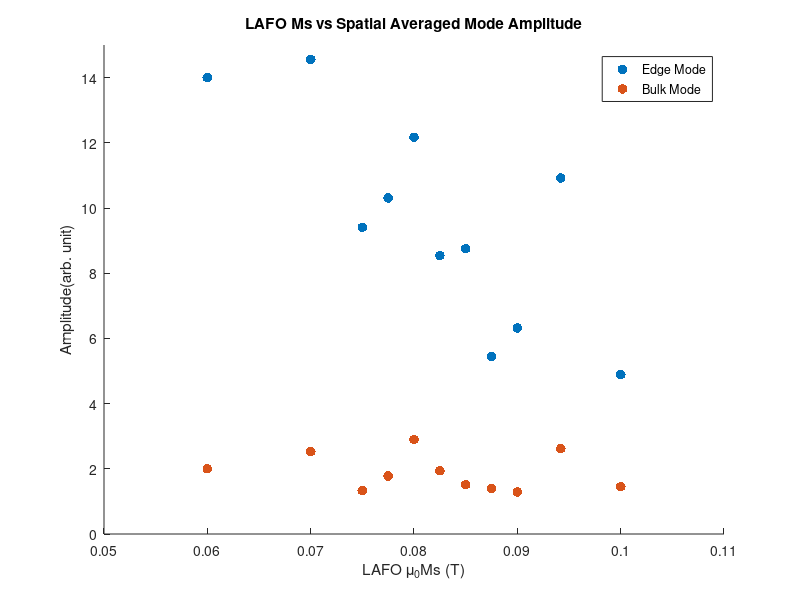

MATLAB code for this plot:

% Add error bars
%{
y_error = [0.5, 0.5, 0.5, 0.5, 0.5, 0.5];
y2_error = [1, 1, 1, 1, 1, 1];
errorbar(x, y, y_error, 'vertical', 'LineStyle', 'none', 'Color', 'g');
errorbar(x, y2, y2_error, 'vertical', 'LineStyle', 'none', 'Color', 'r');
%}

%Ms vs Ith for different thickness at same B
%{
x = [600,700,800,900,942, 1000,1100,1150,1300,1500,1700];
y = [NaN,NaN,NaN,NaN,77, 76,NaN,77,77,76,76];
y2 = [83,84,84,84,84,84,84,NaN,NaN,NaN,NaN];
validIndicesy = ~isnan(y);
validIndicesy2 = ~isnan(y2);
scatter(x(validIndicesy)/10000, y(validIndicesy)/50, 50, 'filled'); % 'filled' adds markers with fill
hold on;
scatter(x(validIndicesy2)/10000, y2(validIndicesy2)/50, 50, 'filled'); % 'filled' adds markers with fill
xlim([0.05,0.18]); % Customize the x-axis range
ylim([1.2,1.8]); % Customize the y-axis range
xlabel('LAFO \mu_0Ms (T)');
ylabel('Jth(1e12 A/m^2)');
title('B=0.08T, Ith vs Ms');
legend('LAFO10Py5Pt5', 'LAFO20Py5Pt5');
%}

%Ms vs EM/BM amp at same B using smooth lorentz
%{
x = [400,600,800,1000,1200,1400];
y = [7.49,6.82,7.24,6.27,5.5,4.38];
validIndicesy = ~isnan(y);
scatter(x(validIndicesy)/10000, y(validIndicesy), 50, 'filled'); % 'filled' adds markers with fill
% xlim([0.05,0.18]); % Customize the x-axis range
% ylim([1.2,1.8]); % Customize the y-axis range
xlabel('LAFO \mu_0Ms (T)');
ylabel('FFT Amplitude (arb. unit)');
title('B=0.08T, EM Amplitude vs Ms');
legend('Lorenztian fit');
%}

% Ms vs Ith for LAFO10 at 3 B
%{
x = [800, 942, 1000, 1150, 1300, 1500,1700,2300,2700]/10000;
y = [NaN, 77, 76, 77,77 , 76, 76, NaN,NaN]/50;
y2 = [NaN, 115, NaN, 117, 117, 118,118, 119, 120]/50;
y3 = [188, 187, NaN, 187, 188, 188, 189, 189, 190]/50;
validIndicesy = ~isnan(y);
validIndicesy2 = ~isnan(y2);
validIndicesy3 = ~isnan(y3);
scatter(x(validIndicesy), y(validIndicesy), 50, 'filled', 'Marker', 'o', 'MarkerEdgeColor', 'black', 'MarkerFaceColor', 'black'); % circle markers
hold on;
scatter(x(validIndicesy2), y2(validIndicesy2), 50, 'filled', 'Marker', '^', 'MarkerEdgeColor', 'black', 'MarkerFaceColor', 'black'); % triangle markers
scatter(x(validIndicesy3), y3(validIndicesy3), 50, 'filled', 'Marker', 'square', 'MarkerEdgeColor', 'black', 'MarkerFaceColor', 'black'); % cross markers

for i = 1:numel(x)-1
    plot(x(i:i+1), y(i:i+1), '-', 'Color', 'black','LineWidth', 1); % Dashed  lines
    plot(x(i:i+1), y2(i:i+1), '-', 'Color', 'black', 'LineWidth', 1);
    plot(x(i:i+1), y3(i:i+1), '-', 'Color', 'black', 'LineWidth', 1);
end
plot([942,1150]/10000, [115,117]/50, '-', 'Color', 'black', 'LineWidth', 1);
plot([942,1150]/10000, [187,187]/50, '-', 'Color', 'black', 'LineWidth', 1);
set(gca, 'FontSize', 20);
box on;
xlim([0.06,0.3]); % Customize the x-axis range
ylim([0.8,4]); % Customize the y-axis range
xlabel('LAFO \mu_0Ms (T)');
ylabel('Jth(\times 10^{12} A/m^2)');
% title('LAFO10Py5Pt5 Ms vs Ith');
legend('B=0.08T', 'B=0.6T', 'B=1.2T', 'Box', 'off');
%}

% alpha vs Ith for LAFO10 at 3 B
%{
x = [0.0001, 0.0005, 0.001, 0.005, 0.01];
y = [77,77,77,79,80];
y2 = [116,116,115,119,122];
y3 = [186,186,187,194,199];
validIndicesy = ~isnan(y);
validIndicesy2 = ~isnan(y2);
validIndicesy3 = ~isnan(y3);
scatter(log10(x(validIndicesy)), y(validIndicesy)/50, 50, 'filled', 'Marker', 'o', 'MarkerEdgeColor', 'black', 'MarkerFaceColor', 'black'); % 'filled' adds markers with fill
hold on;
scatter(log10(x(validIndicesy2)), y2(validIndicesy2)/50, 50, 'filled', 'Marker', '^', 'MarkerEdgeColor', 'black', 'MarkerFaceColor', 'black'); % 'filled' adds markers with fill
scatter(log10(x(validIndicesy3)), y3(validIndicesy3)/50, 50, 'filled', 'Marker', 'square', 'MarkerEdgeColor', 'black', 'MarkerFaceColor', 'black'); % 'filled' adds markers with fill

for i = 1:numel(x)-1
    plot(log10(x(i:i+1)), y(i:i+1)/50, '-', 'Color', 'black','LineWidth', 1); % lines
    plot(log10(x(i:i+1)), y2(i:i+1)/50, '-', 'Color', 'black', 'LineWidth', 1);
    plot(log10(x(i:i+1)), y3(i:i+1)/50, '-', 'Color', 'black', 'LineWidth', 1);
end
set(gca, 'FontSize', 20);
box on;
xlim([-4.5,-1.5]); % Customize the x-axis range
ylim([1,5]); % Customize the y-axis range
xlabel('LAFO alpha (Logarithm (base 10))');
ylabel('Jth(\times 10^{1 A/m^2)');
% title('LAFO10PyPt alpha vs Jth');
legend('B=0.08T', 'B=0.6T', 'B=1.2T','Box', 'off');
%}

% Ku vs Ith for LAFO10 at 3 B
%{
x = [-10000, -20000, -31700, -50000, -60000, -80000]/10000;
y = [82, 77, 77, 80,79 , 79]/50;
y2 = [125, 116,115, 118, 119, NaN]/50;
y3 = [195, 186,187,190, 191, 192]/50;
validIndicesy = ~isnan(y);
validIndicesy2 = ~isnan(y2);
validIndicesy3 = ~isnan(y3);
scatter(x(validIndicesy), y(validIndicesy), 50, 'filled', 'Marker', 'o', 'MarkerEdgeColor', 'black', 'MarkerFaceColor', 'black'); % circle markers
hold on;
scatter(x(validIndicesy2), y2(validIndicesy2), 50, 'filled', 'Marker', '^', 'MarkerEdgeColor', 'black', 'MarkerFaceColor', 'black'); % triangle markers
scatter(x(validIndicesy3), y3(validIndicesy3), 50, 'filled', 'Marker', 'square', 'MarkerEdgeColor', 'black', 'MarkerFaceColor', 'black'); % cross markers

for i = 1:numel(x)-1
    plot(x(i:i+1), y(i:i+1), '-', 'Color', 'black','LineWidth', 1); % Dashed  lines
    plot(x(i:i+1), y2(i:i+1), '-', 'Color', 'black', 'LineWidth', 1);
    plot(x(i:i+1), y3(i:i+1), '-', 'Color', 'black', 'LineWidth', 1);
end
set(gca, 'FontSize', 20);
box on;
xlim([-9,0]); % Customize the x-axis range
ylim([1,5]); % Customize the y-axis range
xlabel('LAFO K_{u1}(\times10^4 J/m^3)');
ylabel('J_{th}(\times10^{12} A/m^2)');
title('K_{u1} vs J_{th} LAFO10Py5Pt5');
legend('B=0.08T', 'B=0.6T', 'B=1.2T', 'Box', 'off');
%}

%Ms vs freq from fft
%{
x = [600, 700, 750, 775, 800, 825, 850, 875, 900, 942, 1000, 1200];
y = [6.32, 6.52, 6.64, 6.72, 6.75, 6.67, 6.79, 6.82, 6.80, 6.83, 6.84, 6.80];
y2 = [7.25, 7.31, 7.30, 7.35, 7.37, 7.37, 7.43, 7.47, 7.42, 7.52, 7.61, 7.52];
validIndicesy = ~isnan(y);
validIndicesy2 = ~isnan(y2);
scatter(x(validIndicesy)/10000, y(validIndicesy), 50, 'filled'); % 'filled' adds markers with fill
hold on;
scatter(x(validIndicesy2)/10000, y2(validIndicesy2), 50, 'filled'); % 'filled' adds markers with fill
xlim([0.05,0.13]); % Customize the x-axis range
ylim([6, 8]); % Customize the y-axis range
xlabel('LAFO \mu_0Ms (T)');
ylabel('GHz');
title('LAFO Ms vs Mode Frequencies');
legend('Edge Mode', 'Bulk Mode');
%}

%Ms vs freq from fft Second time better 
%{
x = [400, 600, 800, 1000, 1200, 1400];
y = [6.34, 6.57, 6.61, 6.78, 6.84, 6.89];
y2 = [7.24, 7.28, 7.25, 7.45, 7.58, 7.46];
validIndicesy = ~isnan(y);
validIndicesy2 = ~isnan(y2);
scatter(x(validIndicesy)/10000, y(validIndicesy), 50, 'filled'); % 'filled' adds markers with fill
hold on;
scatter(x(validIndicesy2)/10000, y2(validIndicesy2), 50, 'filled'); % 'filled' adds markers with fill
% xlim([0.05,0.13]); % Customize the x-axis range
% ylim([6, 8]); % Customize the y-axis range
xlabel('LAFO \mu_0Ms (T)');
ylabel('Freqency (GHz)');
title('Mode Frequencies vs LAFO Ms');
legend('Edge Mode', 'Bulk Mode');
%}

%Ms vs EM freq from Lorentzian and fft compare
%{
x = [600, 700, 750, 775, 800, 825, 850, 875, 900, 942, 1000, 1200];
y = [6.5871, 6.5983, 6.642, 6.6557, 6.6169, 6.6661, 6.6711, 6.7232, 6.6548, 6.7518, 6.738, 6.8109];
y2 = [6.32, 6.52, 6.64, 6.72, 6.75, 6.67, 6.79, 6.82, 6.80, 6.83, 6.84, 6.80];
validIndicesy = ~isnan(y);
validIndicesy2 = ~isnan(y2);
scatter(x(validIndicesy2)/10000, y, 50, 'filled'); % 'filled' adds markers with fill
hold on;
scatter(x(validIndicesy2)/10000, y2(validIndicesy), 50, 'filled'); % 'filled' adds markers with fill
xlim([0.05,0.13]); % Customize the x-axis range
ylim([6, 7]); % Customize the y-axis range
xlabel('LAFO \mu_0Ms (T)');
ylabel('GHz');
title('EM freq vs Ms, result comparision between FFT & Lorentzian');
legend('EM freq from Lorentzian', 'EM freq from FFT');
%}

%Ms vs Spatial ave amp

x = [600, 700, 750, 775, 800, 825, 850, 875, 900, 942, 1000, 1200];
y = [14,14.56,9.41,10.31,12.17,8.54,8.75,5.45, 6.32, 10.92, 4.89,7.64];
y2 = [2,2.53,1.33,1.78,2.90,1.94,1.51,1.39,1.29,2.62, 1.45,1.19];
validIndicesy = ~isnan(y);
validIndicesy2 = ~isnan(y2);
scatter(x(validIndicesy)/10000, y(validIndicesy), 50, 'filled'); % 'filled' adds markers with fill
hold on;
scatter(x(validIndicesy2)/10000, y2(validIndicesy2), 50, 'filled'); % 'filled' adds markers with fill
xlim([0.05,0.11]); % Customize the x-axis range
ylim([0,15]); % Customize the y-axis range
xlabel('LAFO \mu_0Ms (T)');
ylabel('Amplitude(arb. unit)');
title('LAFO Ms vs Spatial Averaged Mode Amplitude');
legend('Edge Mode', 'Bulk Mode');
%{%}

%Ms vs EM amp  Lorentz & FFT compare
%{
x = [600, 700, 750, 775, 800, 825, 850, 875, 900, 942, 1000, 1200];
y = [13.54, 8.8616, 7.1433, 8.9179, 6.5163, 6.963, 8.241, 3.9503, 7.7721, 7.6154, 5.314, 7.0967];
y2 = [14,14.56,9.41,10.31,12.17,8.54,8.75,5.45, 6.32,10.92,4.89,7.64];
validIndicesy = ~isnan(y);
validIndicesy2 = ~isnan(y2);
scatter(x(validIndicesy)/10000, y, 50, 'filled'); % 'filled' adds markers with fill
hold on;
scatter(x(validIndicesy2)/10000, y2(validIndicesy2), 50, 'filled'); % 'filled' adds markers with fill
xlim([0.05,0.13]); % Customize the x-axis range
ylim([0,15]); % Customize the y-axis range
xlabel('LAFO \mu_0Ms (T)');
ylabel('Amplitude(arb. unit)');
title('EM Amp vs Ms, result comparision between FFT & Lorentzian');
legend('EM Amp from Lorentzian', 'EM Amp from FFT');
%}

% LAFO thickness vs Ith for LAFO10 at 3 B
%{
x = [40,35,30,25,20,15,10,5,0];
y = [89.4,90,89.2,85.8,83,80.5,77,73.5,68];
y2 = [122.2,NaN,123,122,120.7,120,117,112,107];
y3 = [200, NaN, 192.8, NaN, 190, NaN, 187, NaN, NaN];
validIndicesy = ~isnan(y);
validIndicesy2 = ~isnan(y2);
validIndicesy3 = ~isnan(y3);
scatter(x(validIndicesy), y(validIndicesy)/50, 50, 'filled', 'Marker', 'o', 'MarkerEdgeColor', 'black', 'MarkerFaceColor', 'black'); % circle markers
hold on;
scatter(x(validIndicesy2), y2(validIndicesy2)/50, 50, 'filled', 'Marker', '^', 'MarkerEdgeColor', 'black', 'MarkerFaceColor', 'black'); % triangle markers
scatter(x(validIndicesy3), y3(validIndicesy3)/50, 50, 'filled', 'Marker', 'square', 'MarkerEdgeColor', 'black', 'MarkerFaceColor', 'black'); % cross markers

for i = 1:numel(x)-1
    plot(x(i:i+1), y(i:i+1)/50, '-', 'Color', 'black','LineWidth', 1); % Lines connecting each data point
    plot(x(i:i+1), y2(i:i+1)/50, '-', 'Color', 'black', 'LineWidth', 1);
end
plot([30,40], [122.6,123]/50, '-', 'Color', 'black', 'LineWidth', 1); % Last point to the end
for i = 1:numel(x)-2
    plot([x(i),x(i+2)], [y3(i),y3(i+2)]/50, '-', 'Color', 'black', 'LineWidth', 1);
end

set(gca, 'FontSize', 20);
box on;
xlim([-3,45]); % Customize the x-axis range
ylim([0.5,4.5]); % Customize the y-axis range
xlabel('LAFO Thickness (nm)');
ylabel('Jth(1e12 A/m^2)');
% title('LAFO Thickness vs Jth, LAFOXXPy5Pt5');
legend('B=0.08T', 'B=0.6T', 'B=1.2T','Box','off');
%}

%%% Ku1 vs EM output power for LAFO10 at 3 B, 1.2Jth
%{
x = [-10000, -15000, -20000,-25000,-31700, -50000, -60000, -80000]/10000;
y = [7.96,21.7,43.8,17.8,14.45,18.2,13.6,9.91];%EM
y2 = [6.16, 6.66,12.33, 10.57,7.68,4.61,4.99, NaN];
y3 = [7.12, 10.8,15.74, 14.55,10.59,7.35,7.23,7.41];
validIndicesy = ~isnan(y);
validIndicesy2 = ~isnan(y2);
validIndicesy3 = ~isnan(y3);
scatter(x(validIndicesy), y(validIndicesy), 50, 'filled', 'Marker', 'o', 'MarkerEdgeColor', 'black', 'MarkerFaceColor', 'black'); % circle markers
hold on;
scatter(x(validIndicesy2), y2(validIndicesy2), 50, 'filled', 'Marker', '^', 'MarkerEdgeColor', 'black', 'MarkerFaceColor', 'black'); % triangle markers
scatter(x(validIndicesy3), y3(validIndicesy3), 50, 'filled', 'Marker', 'square', 'MarkerEdgeColor', 'black', 'MarkerFaceColor', 'black'); % cross markers

for i = 1:numel(x)-1
    plot(x(i:i+1), y(i:i+1), '-', 'Color', 'black','LineWidth', 1); % Dashed  lines
    plot(x(i:i+1), y2(i:i+1), '-', 'Color', 'black', 'LineWidth', 1);
    plot(x(i:i+1), y3(i:i+1), '-', 'Color', 'black', 'LineWidth', 1);
end
set(gca, 'FontSize', 20);
box on;
xlim([-9,0]); % Customize the x-axis range
ylim([0,50]); % Customize the y-axis range
xlabel('LAFO K_{u1}(\times10^4 J/m^3)');
ylabel('FFT Amplitude (arb. unit)');
% title('K_{u1} vs EM output power, LAFO10Py5Pt5 ');
legend('B=0.08T', 'B=0.6T', 'B=1.2T', 'Box', 'off');
%}

% Ku1 vs BM output power for LAFO10 at 3 B, 1.2Jth
%{
x = [-10000, -20000, -31700, -50000, -60000, -80000];
y = [13.8,11.7,6.2,6.5,4.6,4.81];%BM
y2 = [9.46,5.13,6.3,6.04,6.41, NaN];
y3 = [9.1,2.97,4.03,3.7,3.8,4.22];
validIndicesy = ~isnan(y);
validIndicesy2 = ~isnan(y2);
validIndicesy3 = ~isnan(y3);
scatter(x(validIndicesy), y(validIndicesy), 50, 'filled'); % 'filled' adds markers with fill
hold on;
scatter(x(validIndicesy2), y2(validIndicesy2), 50, 'filled'); % 'filled' adds markers with fill
scatter(x(validIndicesy3), y3(validIndicesy3), 50, 'filled'); % 'filled' adds markers with fill
xlim([-90000,0]); % Customize the x-axis range
ylim([0,16]); % Customize the y-axis range
xlabel('LAFO Ku1(J/m^3)');
ylabel('FFT Amplitude (arb. unit)');
title('LAFO10Py5Pt5 Ku1 vs BM output power');
legend('B=0.08T', 'B=0.6T', 'B=1.2T');
%}

% Ku vs EM freq for LAFO10 at 3 B, 1.2Jth
%{
x = [-10000, -20000, -31700, -50000, -60000, -80000];
y = [5.86,6.16,6.53,6.7,6.83,7.02];%BM
y2 = [19.36,19.79,20.99,22.7,22.85, NaN];
y3 = [34.86,35.62,35.79,36.31,37.46,38.75];
validIndicesy = ~isnan(y);
validIndicesy2 = ~isnan(y2);
validIndicesy3 = ~isnan(y3);
scatter(x(validIndicesy), y(validIndicesy), 50, 'filled'); % 'filled' adds markers with fill
hold on;
scatter(x(validIndicesy2), y2(validIndicesy2), 50, 'filled'); % 'filled' adds markers with fill
scatter(x(validIndicesy3), y3(validIndicesy3), 50, 'filled'); % 'filled' adds markers with fill
xlim([-90000,0]); % Customize the x-axis range
ylim([0,50]); % Customize the y-axis range
xlabel('LAFO Ku1(J/m^3)');
ylabel('Frequency (GHz)');
title('LAFO10Py5Pt5 Ku1 vs EM Frequency');
legend('B=0.08T', 'B=0.6T', 'B=1.2T');
%}

% Ku vs BM freq for LAFO10 at 3 B, 1.2Jth
%{
x = [-10000, -20000, -31700, -50000, -60000, -80000];
y = [6.79,7.17,7.3,7.46,7.59,7.8];%BM
y2 = [21.3,23.11,23.55,23.99,24.28, NaN];
y3 = [38.35,40.13,42.61,43.35,43.43,44.24];
validIndicesy = ~isnan(y);
validIndicesy2 = ~isnan(y2);
validIndicesy3 = ~isnan(y3);
scatter(x(validIndicesy), y(validIndicesy), 50, 'filled'); % 'filled' adds markers with fill
hold on;
scatter(x(validIndicesy2), y2(validIndicesy2), 50, 'filled'); % 'filled' adds markers with fill
scatter(x(validIndicesy3), y3(validIndicesy3), 50, 'filled'); % 'filled' adds markers with fill
xlim([-90000,0]); % Customize the x-axis range
ylim([0,60]); % Customize the y-axis range
xlabel('LAFO Ku1(J/m^3)');
ylabel('Frequency (GHz)');
title('LAFO10Py5Pt5 Ku1 vs BM Frequency');
legend('B=0.08T', 'B=0.6T', 'B=1.2T');
%}

%Py only alpha vs Ith at B=0.08T
%{
x = [0.01, 0.02,0.026,0.04,0.06,0.08,0.1];
y = [12.5,22,27.5,41,58,75.5,93];
scatter(x, y/20, 50, 'filled'); % 'filled' adds markers with fill
hold on;
% scatter(x(validIndicesy2)/10000, y2(validIndicesy2)/50, 50, 'filled'); % 'filled' adds markers with fill
xlim([0.0,0.12]); % Customize the x-axis range
ylim([0,5]); % Customize the y-axis range
xlabel('Py alpha');
ylabel('Jth(1e12 A/m^2)');
title('B=0.08T, Py alpha vs Ith');
% legend('B=0.08T');
%}

%Py only Ms vs Ith at B=0.08T, alpha=2.6
%{
x = [4,6,8.6,10,14];
y = [13.5,19,27.5,32.5,47];
scatter(x*3.1415/10, y/20, 50, 'filled'); % 'filled' adds markers with fill
xlim([0,5.5]); % Customize the x-axis range
ylim([0,3]); % Customize the y-axis range
xlabel('Py \mu_0Ms');
ylabel('Jth(1e12 A/m^2)');
title('B=0.08T, Py Ms vs Ith');
% legend('B=0.08T');
%}

%Ith vs B
%{
x = [0.02,0.04,0.06,0.08,0.1,0.13,0.2,0.3,0.4,0.6,0.8,1.2];
y = [48,49.5,50.5,46.2,44.5,43,44,48.5,54.5,69.6,83,111.6];
validIndicesy = ~isnan(y);
scatter(x(validIndicesy), y(validIndicesy)/30, 50, 'filled'); % 'filled' adds markers with fill
xlim([-0.1,1.3]); % Customize the x-axis range
ylim([1,4]); % Customize the y-axis range
xlabel('B(T)');
ylabel('Jth(1e12 A/m^2)');
title('Ith vs B');
legend('LAFO10Py5Pt5');
%}


%EM amp vs B
%{
x = [0.02,0.04,0.06,0.08,0.1,0.13,0.2,0.3,0.4,0.6,0.8,1.2];
y = [38.1075,19.0844,16.7327,22.8532,16.04,13.2864,10.5512,6.42,4.4531,4.9266,4.488,4.5005];
validIndicesy = ~isnan(y);
scatter(x(validIndicesy), y(validIndicesy), 50, 'filled');% 'filled' adds markers with fill
hold on;
plot(x(validIndicesy), y(validIndicesy),'-','Color', 'black');
xlim([-0.05,1.3]); % Customize the x-axis range
ylim([0,40]); % Customize the y-axis range
xlabel('B(T)');
ylabel('FFT Amplitude (arb. unit)');
title('LAFO10Py5Pt5 EM Output Power vs B');
legend('LAFO10Py5Pt5');
%}

%EM freq vs B
%{
x = [0.02,0.04,0.06,0.08,0.1,0.13,0.2,0.3,0.4,0.6,0.8,1.2];
y = [3.4916, 4.6283,5.3618,6.1942,7.0334,8.1939,10.6829,13.8426,15.5631,19.8305,25.25,35.5356];
validIndicesy = ~isnan(y);
scatter(x(validIndicesy), y(validIndicesy), 50, 'filled');% 'filled' adds markers with fill
xlim([-0.05,1.3]); % Customize the x-axis range
ylim([0,40]); % Customize the y-axis range
xlabel('B(T)');
ylabel('Frequency (GHz)');
title('LAFO10Py5Pt5 EM Freqency vs B');
legend('LAFO10Py5Pt5');
%}

%EM width vs B
%{
x = [0.02,0.04,0.06,0.08,0.1,0.13,0.2,0.3,0.4,0.6,0.8,1.2];
y = [0.0141,0.1067,0.2145,0.1009,0.1476,0.1981,0.1889,0.4784,0.3932,0.4471,0.5385,0.588];
validIndicesy = ~isnan(y);
scatter(x(validIndicesy), y(validIndicesy), 50, 'filled');% 'filled' adds markers with fill
xlim([-0.05,1.3]); % Customize the x-axis range
ylim([0,0.7]); % Customize the y-axis range
xlabel('B(T)');
ylabel('half-width (GHz)');
title('LAFO10Py5Pt5 EM Half-Width vs B');
legend('LAFO10Py5Pt5');
%}



% Set custom axis limits
% xlim([-3, 45]); % Customize the x-axis range
% ylim([1, 4.5]); % Customize the y-axis range
% Set custom axis limits
% xlim([500,1800]); % Customize the x-axis range
% ylim([1.2,1.8]); % Customize the y-axis range
% 
% % Add labels and title
% xlabel('LAFO Ms (G)');
% ylabel('Jth(1e12 A/m^2)');
% title('B=0.08T');
% 
% % legend('B=0.08T', 'B=0.6T', 'B=1.2T');
% legend('LAFO10Py5Pt5', 'LAFO20Py5Pt5');

